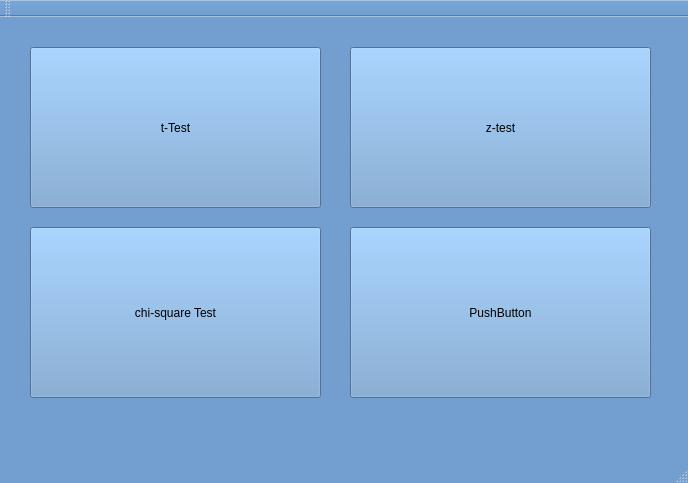
<?xml version="1.0" encoding="UTF-8"?>
<ui version="4.0">
 <class>MainWindow</class>
 <widget class="QMainWindow" name="MainWindow">
  <property name="geometry">
   <rect>
    <x>0</x>
    <y>0</y>
    <width>688</width>
    <height>483</height>
   </rect>
  </property>
  <property name="palette">
   <palette>
    <active>
     <colorrole role="WindowText">
      <brush brushstyle="SolidPattern">
       <color alpha="255">
        <red>0</red>
        <green>0</green>
        <blue>0</blue>
       </color>
      </brush>
     </colorrole>
     <colorrole role="Button">
      <brush brushstyle="SolidPattern">
       <color alpha="255">
        <red>114</red>
        <green>159</green>
        <blue>207</blue>
       </color>
      </brush>
     </colorrole>
     <colorrole role="Light">
      <brush brushstyle="SolidPattern">
       <color alpha="255">
        <red>196</red>
        <green>225</green>
        <blue>255</blue>
       </color>
      </brush>
     </colorrole>
     <colorrole role="Midlight">
      <brush brushstyle="SolidPattern">
       <color alpha="255">
        <red>155</red>
        <green>192</green>
        <blue>231</blue>
       </color>
      </brush>
     </colorrole>
     <colorrole role="Dark">
      <brush brushstyle="SolidPattern">
       <color alpha="255">
        <red>57</red>
        <green>79</green>
        <blue>103</blue>
       </color>
      </brush>
     </colorrole>
     <colorrole role="Mid">
      <brush brushstyle="SolidPattern">
       <color alpha="255">
        <red>76</red>
        <green>106</green>
        <blue>138</blue>
       </color>
      </brush>
     </colorrole>
     <colorrole role="Text">
      <brush brushstyle="SolidPattern">
       <color alpha="255">
        <red>0</red>
        <green>0</green>
        <blue>0</blue>
       </color>
      </brush>
     </colorrole>
     <colorrole role="BrightText">
      <brush brushstyle="SolidPattern">
       <color alpha="255">
        <red>255</red>
        <green>255</green>
        <blue>255</blue>
       </color>
      </brush>
     </colorrole>
     <colorrole role="ButtonText">
      <brush brushstyle="SolidPattern">
       <color alpha="255">
        <red>0</red>
        <green>0</green>
        <blue>0</blue>
       </color>
      </brush>
     </colorrole>
     <colorrole role="Base">
      <brush brushstyle="SolidPattern">
       <color alpha="255">
        <red>255</red>
        <green>255</green>
        <blue>255</blue>
       </color>
      </brush>
     </colorrole>
     <colorrole role="Window">
      <brush brushstyle="SolidPattern">
       <color alpha="255">
        <red>114</red>
        <green>159</green>
        <blue>207</blue>
       </color>
      </brush>
     </colorrole>
     <colorrole role="Shadow">
      <brush brushstyle="SolidPattern">
       <color alpha="255">
        <red>0</red>
        <green>0</green>
        <blue>0</blue>
       </color>
      </brush>
     </colorrole>
     <colorrole role="AlternateBase">
      <brush brushstyle="SolidPattern">
       <color alpha="255">
        <red>184</red>
        <green>207</green>
        <blue>231</blue>
       </color>
      </brush>
     </colorrole>
     <colorrole role="ToolTipBase">
      <brush brushstyle="SolidPattern">
       <color alpha="255">
        <red>255</red>
        <green>255</green>
        <blue>220</blue>
       </color>
      </brush>
     </colorrole>
     <colorrole role="ToolTipText">
      <brush brushstyle="SolidPattern">
       <color alpha="255">
        <red>0</red>
        <green>0</green>
        <blue>0</blue>
       </color>
      </brush>
     </colorrole>
     <colorrole role="PlaceholderText">
      <brush brushstyle="SolidPattern">
       <color alpha="128">
        <red>0</red>
        <green>0</green>
        <blue>0</blue>
       </color>
      </brush>
     </colorrole>
    </active>
    <inactive>
     <colorrole role="WindowText">
      <brush brushstyle="SolidPattern">
       <color alpha="255">
        <red>0</red>
        <green>0</green>
        <blue>0</blue>
       </color>
      </brush>
     </colorrole>
     <colorrole role="Button">
      <brush brushstyle="SolidPattern">
       <color alpha="255">
        <red>114</red>
        <green>159</green>
        <blue>207</blue>
       </color>
      </brush>
     </colorrole>
     <colorrole role="Light">
      <brush brushstyle="SolidPattern">
       <color alpha="255">
        <red>196</red>
        <green>225</green>
        <blue>255</blue>
       </color>
      </brush>
     </colorrole>
     <colorrole role="Midlight">
      <brush brushstyle="SolidPattern">
       <color alpha="255">
        <red>155</red>
        <green>192</green>
        <blue>231</blue>
       </color>
      </brush>
     </colorrole>
     <colorrole role="Dark">
      <brush brushstyle="SolidPattern">
       <color alpha="255">
        <red>57</red>
        <green>79</green>
        <blue>103</blue>
       </color>
      </brush>
     </colorrole>
     <colorrole role="Mid">
      <brush brushstyle="SolidPattern">
       <color alpha="255">
        <red>76</red>
        <green>106</green>
        <blue>138</blue>
       </color>
      </brush>
     </colorrole>
     <colorrole role="Text">
      <brush brushstyle="SolidPattern">
       <color alpha="255">
        <red>0</red>
        <green>0</green>
        <blue>0</blue>
       </color>
      </brush>
     </colorrole>
     <colorrole role="BrightText">
      <brush brushstyle="SolidPattern">
       <color alpha="255">
        <red>255</red>
        <green>255</green>
        <blue>255</blue>
       </color>
      </brush>
     </colorrole>
     <colorrole role="ButtonText">
      <brush brushstyle="SolidPattern">
       <color alpha="255">
        <red>0</red>
        <green>0</green>
        <blue>0</blue>
       </color>
      </brush>
     </colorrole>
     <colorrole role="Base">
      <brush brushstyle="SolidPattern">
       <color alpha="255">
        <red>255</red>
        <green>255</green>
        <blue>255</blue>
       </color>
      </brush>
     </colorrole>
     <colorrole role="Window">
      <brush brushstyle="SolidPattern">
       <color alpha="255">
        <red>114</red>
        <green>159</green>
        <blue>207</blue>
       </color>
      </brush>
     </colorrole>
     <colorrole role="Shadow">
      <brush brushstyle="SolidPattern">
       <color alpha="255">
        <red>0</red>
        <green>0</green>
        <blue>0</blue>
       </color>
      </brush>
     </colorrole>
     <colorrole role="AlternateBase">
      <brush brushstyle="SolidPattern">
       <color alpha="255">
        <red>184</red>
        <green>207</green>
        <blue>231</blue>
       </color>
      </brush>
     </colorrole>
     <colorrole role="ToolTipBase">
      <brush brushstyle="SolidPattern">
       <color alpha="255">
        <red>255</red>
        <green>255</green>
        <blue>220</blue>
       </color>
      </brush>
     </colorrole>
     <colorrole role="ToolTipText">
      <brush brushstyle="SolidPattern">
       <color alpha="255">
        <red>0</red>
        <green>0</green>
        <blue>0</blue>
       </color>
      </brush>
     </colorrole>
     <colorrole role="PlaceholderText">
      <brush brushstyle="SolidPattern">
       <color alpha="128">
        <red>0</red>
        <green>0</green>
        <blue>0</blue>
       </color>
      </brush>
     </colorrole>
    </inactive>
    <disabled>
     <colorrole role="WindowText">
      <brush brushstyle="SolidPattern">
       <color alpha="255">
        <red>57</red>
        <green>79</green>
        <blue>103</blue>
       </color>
      </brush>
     </colorrole>
     <colorrole role="Button">
      <brush brushstyle="SolidPattern">
       <color alpha="255">
        <red>114</red>
        <green>159</green>
        <blue>207</blue>
       </color>
      </brush>
     </colorrole>
     <colorrole role="Light">
      <brush brushstyle="SolidPattern">
       <color alpha="255">
        <red>196</red>
        <green>225</green>
        <blue>255</blue>
       </color>
      </brush>
     </colorrole>
     <colorrole role="Midlight">
      <brush brushstyle="SolidPattern">
       <color alpha="255">
        <red>155</red>
        <green>192</green>
        <blue>231</blue>
       </color>
      </brush>
     </colorrole>
     <colorrole role="Dark">
      <brush brushstyle="SolidPattern">
       <color alpha="255">
        <red>57</red>
        <green>79</green>
        <blue>103</blue>
       </color>
      </brush>
     </colorrole>
     <colorrole role="Mid">
      <brush brushstyle="SolidPattern">
       <color alpha="255">
        <red>76</red>
        <green>106</green>
        <blue>138</blue>
       </color>
      </brush>
     </colorrole>
     <colorrole role="Text">
      <brush brushstyle="SolidPattern">
       <color alpha="255">
        <red>57</red>
        <green>79</green>
        <blue>103</blue>
       </color>
      </brush>
     </colorrole>
     <colorrole role="BrightText">
      <brush brushstyle="SolidPattern">
       <color alpha="255">
        <red>255</red>
        <green>255</green>
        <blue>255</blue>
       </color>
      </brush>
     </colorrole>
     <colorrole role="ButtonText">
      <brush brushstyle="SolidPattern">
       <color alpha="255">
        <red>57</red>
        <green>79</green>
        <blue>103</blue>
       </color>
      </brush>
     </colorrole>
     <colorrole role="Base">
      <brush brushstyle="SolidPattern">
       <color alpha="255">
        <red>114</red>
        <green>159</green>
        <blue>207</blue>
       </color>
      </brush>
     </colorrole>
     <colorrole role="Window">
      <brush brushstyle="SolidPattern">
       <color alpha="255">
        <red>114</red>
        <green>159</green>
        <blue>207</blue>
       </color>
      </brush>
     </colorrole>
     <colorrole role="Shadow">
      <brush brushstyle="SolidPattern">
       <color alpha="255">
        <red>0</red>
        <green>0</green>
        <blue>0</blue>
       </color>
      </brush>
     </colorrole>
     <colorrole role="AlternateBase">
      <brush brushstyle="SolidPattern">
       <color alpha="255">
        <red>114</red>
        <green>159</green>
        <blue>207</blue>
       </color>
      </brush>
     </colorrole>
     <colorrole role="ToolTipBase">
      <brush brushstyle="SolidPattern">
       <color alpha="255">
        <red>255</red>
        <green>255</green>
        <blue>220</blue>
       </color>
      </brush>
     </colorrole>
     <colorrole role="ToolTipText">
      <brush brushstyle="SolidPattern">
       <color alpha="255">
        <red>0</red>
        <green>0</green>
        <blue>0</blue>
       </color>
      </brush>
     </colorrole>
     <colorrole role="PlaceholderText">
      <brush brushstyle="SolidPattern">
       <color alpha="128">
        <red>0</red>
        <green>0</green>
        <blue>0</blue>
       </color>
      </brush>
     </colorrole>
    </disabled>
   </palette>
  </property>
  <property name="windowTitle">
   <string>MainWindow</string>
  </property>
  <widget class="QWidget" name="centralWidget">
   <widget class="QPushButton" name="pushButton">
    <property name="geometry">
     <rect>
      <x>30</x>
      <y>30</y>
      <width>291</width>
      <height>161</height>
     </rect>
    </property>
    <property name="text">
     <string>t-Test</string>
    </property>
   </widget>
   <widget class="QPushButton" name="pushButton_2">
    <property name="geometry">
     <rect>
      <x>350</x>
      <y>30</y>
      <width>301</width>
      <height>161</height>
     </rect>
    </property>
    <property name="text">
     <string>z-test</string>
    </property>
   </widget>
   <widget class="QPushButton" name="pushButton_3">
    <property name="geometry">
     <rect>
      <x>30</x>
      <y>210</y>
      <width>291</width>
      <height>171</height>
     </rect>
    </property>
    <property name="text">
     <string>chi-square Test</string>
    </property>
   </widget>
   <widget class="QPushButton" name="pushButton_4">
    <property name="geometry">
     <rect>
      <x>350</x>
      <y>210</y>
      <width>301</width>
      <height>171</height>
     </rect>
    </property>
    <property name="text">
     <string>PushButton</string>
    </property>
   </widget>
   <zorder>pushButton</zorder>
   <zorder>pushButton_2</zorder>
   <zorder>pushButton_4</zorder>
   <zorder>pushButton_3</zorder>
  </widget>
  <widget class="QMenuBar" name="menuBar">
   <property name="geometry">
    <rect>
     <x>0</x>
     <y>0</y>
     <width>688</width>
     <height>22</height>
    </rect>
   </property>
  </widget>
  <widget class="QToolBar" name="mainToolBar">
   <attribute name="toolBarArea">
    <enum>TopToolBarArea</enum>
   </attribute>
   <attribute name="toolBarBreak">
    <bool>false</bool>
   </attribute>
  </widget>
  <widget class="QStatusBar" name="statusBar"/>
 </widget>
 <layoutdefault spacing="6" margin="11"/>
 <resources/>
 <connections/>
</ui>
